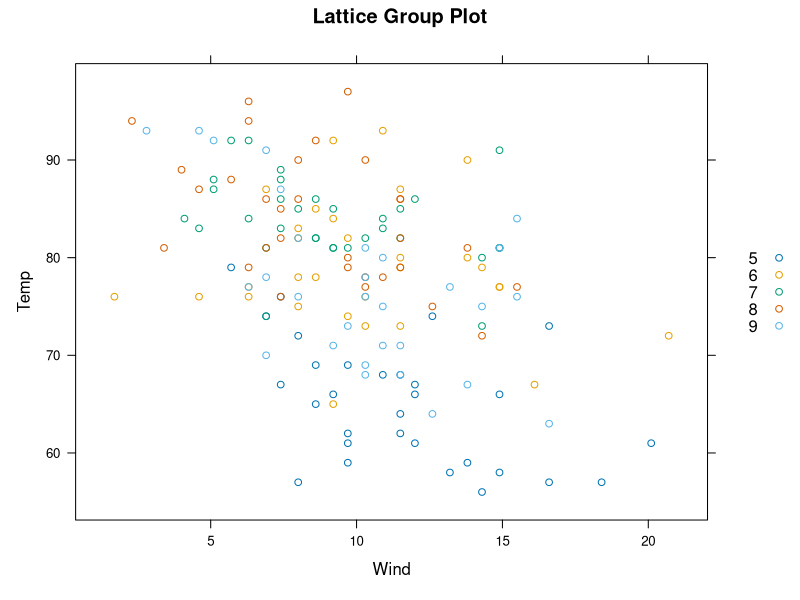
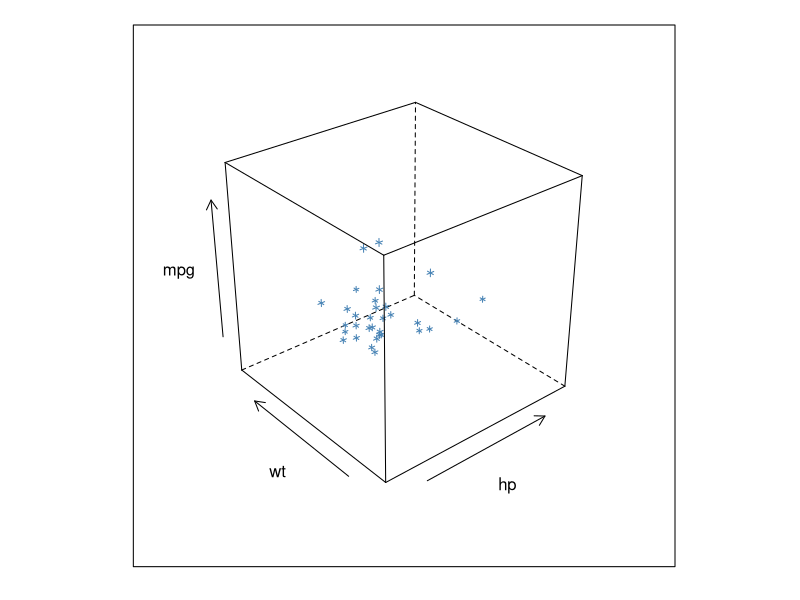

Source code (R) for these figures, in order:
library(lattice)

# 1. Grouping: 不分面板，但在同张图里用颜色区分
# 需求：在同一张图里看 Temp vs Wind，用颜色区分 Month
xyplot(Temp ~ Wind,
    groups = Month,
    data = airquality,
    auto.key = list(space = "right"), # 自动生成右侧图例
    main = "Lattice Group Plot"
)

# 2. cloud：Lattice 的 3D 散点图
cloud(mpg ~ hp * wt,
    data = mtcars,
    screen = list(z = 40, x = -60), # 调整观察视角
    col = "steelblue"
)
